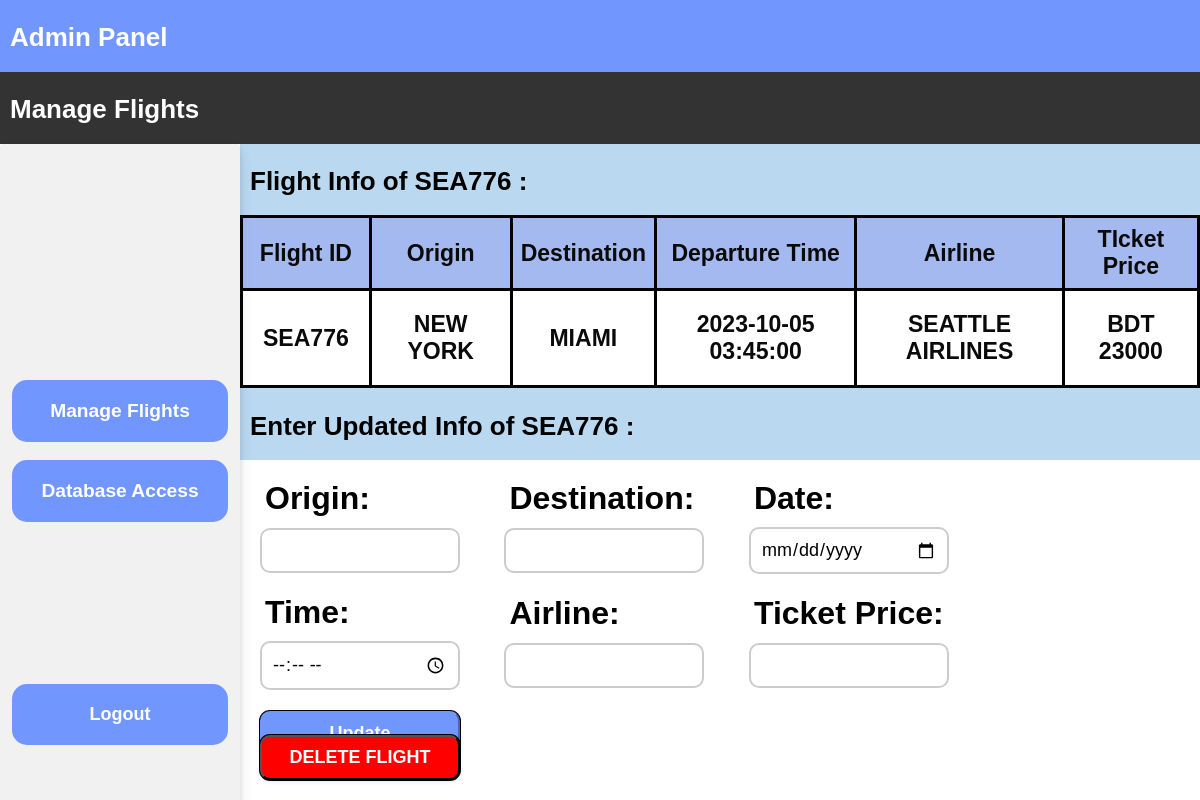
The page /admin_modify_flight.php?flight_id=SEA776 (signed in) on the database its author committed.
### tables this page shows
CREATE TABLE `flight_info` (
  `flight_id` varchar(16) NOT NULL,
  `origin` varchar(10) DEFAULT NULL,
  `destination` varchar(20) DEFAULT NULL,
  `departure_time` datetime DEFAULT NULL,
  `airline_name` varchar(16) DEFAULT NULL,
  `price` int(10) NOT NULL
);

### admin_modify_flight.php (the view, shortened to what this page needs)
<!DOCTYPE html>
<html lang="en">
<head>
    <link rel="stylesheet" href="admin_style.css">
</head>
<?php
$db = mysqli_connect("localhost", "root", "", "airplane_ticket_reservation_system");
?>
<body>
    <div class="head_panel1">
        <h1>Admin Panel</h1>
    </div>
    <div class="head_panel2">
        <h1>Manage Flights</h1>
    </div>
    <div class="side_bar">
        <br></br>
        <center>
            <button id="admin_buttons" onclick="window.location.href = 'http://localhost/CSE327.8_Airplane_Ticket_Reservation_System/Admin_Panel/admin_manage_flights.php';">Manage Flights</button>
            <br></br>
            <button id="admin_buttons" onclick="window.location.href = 'http://localhost/phpmyadmin/index.php?route=/database/structure&db=airplane_ticket_reservation_system';">Database Access</button>
            <br></br>
            <button id="logout" onclick="window.location.href = 'http://localhost/CSE327.8_Airplane_Ticket_Reservation_System/Admin_Panel/admin_logout.php';">Logout</button>
        </center>
    </div>
    <?php
    if (isset($_GET['flight_id'])) {
        $flightId = $_GET['flight_id'];
    } else {
        echo "NOT AUTHORIZED";
        echo '<script>alert("NOT AUTHORIZED")</script>';
        header("Refresh: 0; URL=http://localhost/CSE327.8_Airplane_Ticket_Reservation_System/Admin_Panel/admin_login.html");
        exit;
    }
    echo "<div class=head_panel3>";
    echo "<h1>Flight Info of  $flightId : </h1>";
    echo "</div>";
    $query = "SELECT * FROM flight_info WHERE flight_id = '$flightId';";
    $flightdata_query = $db->query($query);
    echo "<div class = flight_table>";
    echo "<table>";
    echo "<tr>";
    echo "<th>Flight ID</th>";
    echo "<th>Origin</th>";
    echo "<th>Destination</th>";
    echo "<th>Departure Time</th>";
    echo "<th>Airline</th>";
    echo "<th>TIcket Price</th>";
    echo "</tr>";
    while ($flightdata = $flightdata_query->fetch_assoc()) {
        echo "<tr>";
        echo "<td>" . $flightdata["flight_id"] . "</td>";
        echo "<td>" . $flightdata["origin"] . "</td>";
        echo "<td>" . $flightdata["destination"] . "</td>";
        echo "<td>" . $flightdata["departure_time"] . "</td>";
        echo "<td>" . $flightdata["airline_name"] . "</td>";
        echo "<td>" . "BDT " . $flightdata["price"] . "</td>";
        echo "</tr>";
    }
    echo "</table>";
    echo "</div>";
    echo "<div class=head_panel3>";
    echo "<h1>Enter Updated Info of  $flightId : </h1>";
    echo "</div>";
    ?>
    <div class="flight_info">
        <form action="admin_add_delete.php" method="POST">
            <div>
                <label>Origin: </label>
                <input type="text" name="origin" value="">
            </div>
            <div>
                <label>Destination: </label>
                <input type="text" name="destination" value="">
            </div>
            <div>
                <label>Date: </label>
                <input type="Date" name="date" value="">
            </div>
            <div>
                <label>Time: </label>
                <input type="time" name="time" value="">
            </div>
            <div>
                <label>Airline: </label>
                <input type="text" name="airline" value="">
            </div>
            <div>
                <label>Ticket Price: </label>
                <input type="text" name="price" value="">
            </div>
            <div>
                <input type="submit" value="Update">
            </div>
        </form>
        <form action="admin_add_delete.php" method="POST">
            <div>
                <input type="submit" id="delete_flight_button" value="DELETE FLIGHT">
            </div>
        </form>
    </div>
</body>
</html>

### admin_style.css (style rules this page uses)
* { font-family: Arial, Helvetica, sans-serif; box-sizing: border-box; }
body { margin: 0; padding: 0; margin-top: 0; }
.head_panel1 { width: 100%; background: #7197ff; font-size: small; font-weight: 100; padding-left: 10px; padding-top: 5px; padding-bottom: 1px; color: #ffffff; }
.head_panel2 { width: 100%; background: #333333; font-size: small; font-weight: 100; padding-left: 10px; padding-top: 5px; padding-bottom: 1px; color: #ffffff; }
.head_panel3 { width: 80%; background: #bad8f0; font-size: small; font-weight: 100; padding-left: 10px; padding-top: 5px; padding-bottom: 1px; color: #000000; float: right; }
.side_bar { margin: 0px auto; width: 20%; background: rgb(241, 241, 241); border-radius: 4px; float: left; box-shadow: rgba(60, 66, 87, 0.12) 0px 7px 14px 0px, rgba(0, 0, 0, 0.12) 0px 3px 6px 0px; padding-top: 200px; position: fixed; height: 100%; }
#admin_buttons { border: 0; padding: 20px; font-weight: bolder; color: #fff; background: #7197ff; cursor: pointer; width: 90%; border-radius: 15px; font-size: larger; }
#logout { border: 0; padding: 20px; font-weight: bold; color: #fff; background: #7197ff; cursor: pointer; width: 90%; border-radius: 15px; font-size: large; margin-bottom: 20px; margin-top: 60%; }
table { border-collapse: collapse; border: 3px solid black; text-align: center; width: 80%; margin: 20 auto; border-radius: 15px; float: right; }
th { text-align: center; padding: 8px; margin: 20px; border: 3px solid black; background-color:#a5b9f1; font-weight: bolder; font-size: larger; }
tr, td { color: rgb(10, 10, 10); padding: 20px; border: 10px; font-size: larger; font-weight: bold; border: 3px solid black; background-color: rgb(255, 255, 255); }
label { margin-bottom: 10px; }
.reset-pass a,label { font-size: 14px; font-weight: 600; display: block; }
input[type="submit"] { background-color: #7197ff; box-shadow: rgba(0, 0, 0, 0) 0px 0px 0px 0px, rgba(0, 0, 0, 0) 0px 0px 0px 0px, rgba(0, 0, 0, 0.12) 0px 1px 1px 0px, rgb(0, 0, 0) 0px 0px 0px 1px, rgba(0, 0, 0, 0) 0px 0px 0px 0px, rgba(0, 0, 0, 0) 0px 0px 0px 0px, rgba(60, 66, 87, 0.08) 0px 2px 5px 0px; color: rgb(245, 245, 245); font-weight: 600; cursor: pointer; }
.flight_info { padding-left: 20%; float: right; }
.flight_info form div { display: inline-block; margin-right: 20px; font-size: xx-large; padding-left: 20px; padding-top: 20px; }
.flight_info label { display: block; font-size: xx-large; padding-left: 5px; }
.flight_info input[type="text"], .flight_info input[type="Date"], .flight_info input[type="time"] { width: 200px; padding: 10px; border: 2px solid #ccc; border-radius: 10px; font-size: large; }
.flight_info input[type="submit"] { background-color: #7197ff; color: #fff; padding: 10px 20px; border-color: #7197ff; border-radius: 10px; cursor: pointer; width: 200px; font-size: large; }
#delete_flight_button { margin-bottom: 20px; position: fixed; bottom: 0; background-color: red; color: white; border-color: #000000; }

### rows shown on the page
flight_info: flight_id "SEA776", origin "NEW YORK", destination "MIAMI", departure_time "2023-10-05 03:45:00", airline_name "SEATTLE AIRLINES", price "23000"

### other values the page prints
$flightId "SEA776"
